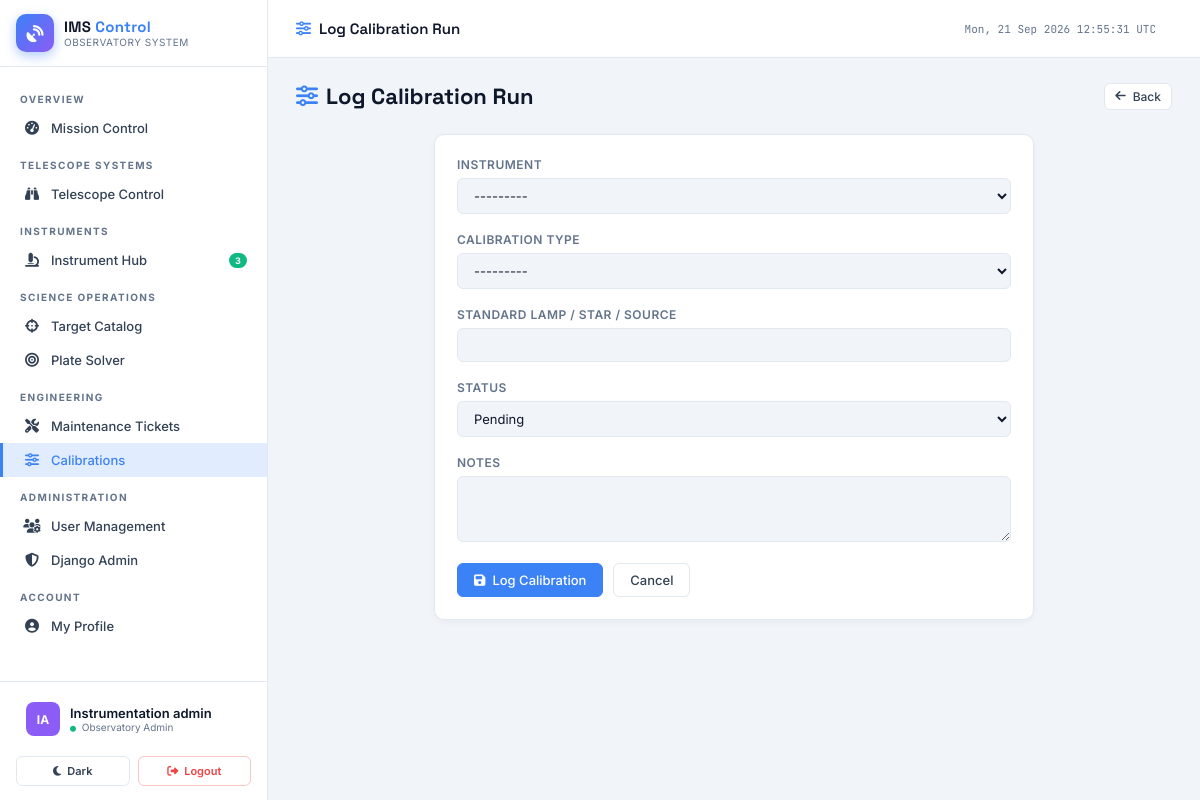
/maintenance/calibrations/create/ (signed in), run on the app's committed database.
### accounts/models.py (models this page shows, shortened)
class User(AbstractUser):
    ROLE_ADMIN = 'admin'
    ROLE_ENGINEER = 'engineer'
    ROLE_OBSERVER = 'observer'
    ROLE_CHOICES = [
        (ROLE_ADMIN, 'Observatory Admin'),
        (ROLE_ENGINEER, 'Instrument Engineer'),
        (ROLE_OBSERVER, 'Astronomical Observer'),
    ]
    DEPARTMENT_CHOICES = [
        ('optics', 'Optics & Instrumentation'),
        ('electronics', 'Control Electronics'),
        ('software', 'Software & Telemetry'),
        ('astronomy', 'Observational Astronomy'),
        ('operations', 'Site Operations'),
    ]
    role = models.CharField(
        max_length=20, choices=ROLE_CHOICES, default=ROLE_OBSERVER,
        help_text="Primary functional role in the observatory system."
    )
    department = models.CharField(
        max_length=30, choices=DEPARTMENT_CHOICES, default='astronomy'
    )
    designation = models.CharField(max_length=100, blank=True, help_text="Job title or academic rank.")
    phone = models.CharField(max_length=20, blank=True)
    avatar_color = models.CharField(max_length=7, default="#4f8ef7")
    theme_preference = models.CharField(
        max_length=10,
        choices=[('dark', 'Dark Observatory Theme'), ('light', 'Light Theme')],
        default='dark'
    )
    assigned_telescopes = models.ManyToManyField(
        'telescopes.Telescope',
        blank=True,
        related_name='assigned_observers',
        help_text="Telescopes this observer is authorized to view and control."
    )
    created_at = models.DateTimeField(auto_now_add=True)
    updated_at = models.DateTimeField(auto_now=True)
    class Meta:
        verbose_name = "User"
        verbose_name_plural = "Users"
        ordering = ["username"]
    @property
    def is_admin(self):
        return self.role == self.ROLE_ADMIN or self.is_superuser
    @property
    def display_name(self):
        return self.get_full_name() or self.username
    @property
    def initials(self):
        name = self.get_full_name()
        if name:
            parts = name.split()
            return "".join(p[0].upper() for p in parts[:2])
        return self.username[:2].upper()

### maintenance/views.py (the view)
# urls.py: path('calibrations/create/', views.calibration_create_view, name='calibration_create'),
@login_required
@engineer_required
def calibration_create_view(request):
    if request.method == 'POST':
        form = CalibrationLogForm(request.POST)
        if form.is_valid():
            cal = form.save(commit=False)
            cal.engineer = request.user
            cal.save()
            messages.success(request, f"Calibration run '{cal.get_calibration_type_display()}' logged for {cal.instrument.code}.")
            return redirect('maintenance:calibration_list')
    else:
        form = CalibrationLogForm()
    return render(request, 'maintenance/calibration_form.html', {'form': form, 'action': 'Log Calibration Run'})

### maintenance/forms.py
class CalibrationLogForm(forms.ModelForm):
    class Meta:
        model = CalibrationLog
        fields = ['instrument', 'calibration_type', 'standard_lamp_or_target', 'status', 'notes']
        widgets = {
            'instrument': forms.Select(attrs={'class': 'form-select'}),
            'calibration_type': forms.Select(attrs={'class': 'form-select'}),
            'standard_lamp_or_target': forms.TextInput(attrs={'class': 'form-control'}),
            'status': forms.Select(attrs={'class': 'form-select'}),
            'notes': forms.Textarea(attrs={'class': 'form-control', 'rows': 3}),
        }

### core/context_processors.py (called while the page is built)
def observatory_context(request):
    context = {}
    if request.user.is_authenticated:
        context['total_telescopes'] = Telescope.objects.count()
        context['online_telescopes'] = Telescope.objects.filter(status='online').count()
        context['total_instruments'] = Instrument.objects.count()
        context['online_instruments'] = Instrument.objects.filter(status='online').count()
        context['open_tickets'] = MaintenanceTicket.objects.filter(status='open').count()
        context['critical_tickets'] = MaintenanceTicket.objects.filter(status='open', severity='critical').count()
    return context

### instruments/models.py (called while the page is built)
    def __str__(self):
        return f"{self.code} - {self.name} [{self.get_status_display()}]"

### templates/maintenance/calibration_form.html (shortened to what this page needs)
{% extends 'base.html' %}
{% block nav_calibrations %}active{% endblock %}
{% block topbar_title %}<i class="fas fa-sliders" style="color:var(--accent);margin-right:8px;"></i>{{ action }}{% endblock %}
{% block content %}
<div class="page-header">
    <div><h1 class="page-title"><i class="fas fa-sliders"></i>{{ action }}</h1></div>
    <a href="{% url 'maintenance:calibration_list' %}" class="btn btn-secondary btn-sm"><i class="fas fa-arrow-left"></i> Back</a>
</div>
<div class="card" style="max-width:600px;margin:0 auto;">
    <form method="post">
        <div class="form-group"><label class="form-label">Instrument</label>{{ form.instrument }}</div>
        <div class="form-group"><label class="form-label">Calibration Type</label>{{ form.calibration_type }}</div>
        <div class="form-group"><label class="form-label">Standard Lamp / Star / Source</label>{{ form.standard_lamp_or_target }}</div>
        <div class="form-group"><label class="form-label">Status</label>{{ form.status }}</div>
        <div class="form-group"><label class="form-label">Notes</label>{{ form.notes }}</div>
        <div style="display:flex;gap:10px;margin-top:8px;">
            <button type="submit" class="btn btn-primary"><i class="fas fa-save"></i> Log Calibration</button>
            <a href="{% url 'maintenance:calibration_list' %}" class="btn btn-secondary">Cancel</a>
        </div>
    </form>
</div>
{% endblock %}

### templates/base.html (shortened to what this page needs)
<!DOCTYPE html>
<html lang="en" data-theme="{% if user.is_authenticated %}{{ user.theme_preference|default:'dark' }}{% else %}dark{% endif %}">
<head>
    {% load static %}
    <link rel="stylesheet" href="https://cdnjs.cloudflare.com/ajax/libs/font-awesome/6.5.0/css/all.min.css">
</head>
<body>
<nav class="sidebar">
    <div class="sidebar-logo">
        <a href="{% url 'core:dashboard' %}" class="logo-mark">
            <div class="logo-icon"><i class="fas fa-satellite-dish"></i></div>
            <div class="logo-text-block">
                <div class="logo-title">IMS <span>Control</span></div>
                <div class="logo-sub">Observatory System</div>
            </div>
        </a>
    </div>
    <nav class="sidebar-nav">
        <div class="nav-section-label">Overview</div>
        <a href="{% url 'core:dashboard' %}" class="nav-item {% block nav_dashboard %}{% endblock %}">
            <i class="fas fa-gauge-high"></i> Mission Control
        </a>
        <div class="nav-section-label">Telescope Systems</div>
        <a href="{% url 'telescopes:telescope_list' %}" class="nav-item {% block nav_telescopes %}{% endblock %}">
            <i class="fas fa-binoculars"></i> Telescope Control
        </a>
        <div class="nav-section-label">Instruments</div>
        <a href="{% url 'instruments:instrument_list' %}" class="nav-item {% block nav_instruments %}{% endblock %}">
            <i class="fas fa-microscope"></i> Instrument Hub
            {% if online_instruments %}<span class="nav-badge green">{{ online_instruments }}</span>{% endif %}
        </a>
        <div class="nav-section-label">Science Operations</div>
        <a href="{% url 'observations:target_list' %}" class="nav-item {% block nav_targets %}{% endblock %}">
            <i class="fas fa-crosshairs"></i> Target Catalog
        </a>
        <a href="{% url 'platesolver:index' %}" class="nav-item {% block nav_platesolver %}{% endblock %}">
            <i class="fas fa-bullseye"></i> Plate Solver
        </a>
        <div class="nav-section-label">Engineering</div>
        <a href="{% url 'maintenance:ticket_list' %}" class="nav-item {% block nav_tickets %}{% endblock %}">
            <i class="fas fa-screwdriver-wrench"></i> Maintenance Tickets
        </a>
        <a href="{% url 'maintenance:calibration_list' %}" class="nav-item {% block nav_calibrations %}{% endblock %}">
            <i class="fas fa-sliders"></i> Calibrations
        </a>
        {% if user.is_admin %}
        <div class="nav-section-label">Administration</div>
        <a href="{% url 'accounts:user_list' %}" class="nav-item {% block nav_users %}{% endblock %}">
            <i class="fas fa-users-cog"></i> User Management
        </a>
        <a href="/admin/" class="nav-item" target="_blank">
            <i class="fas fa-shield-halved"></i> Django Admin
        </a>
        {% endif %}
        <div class="nav-section-label">Account</div>
        <a href="{% url 'accounts:profile' %}" class="nav-item {% block nav_profile %}{% endblock %}">
            <i class="fas fa-circle-user"></i> My Profile
        </a>
    </nav>
    <div class="sidebar-user">
        <div class="user-card">
            <div class="user-avatar" style="background: {{ user.avatar_color|default:'#3b82f6' }}">
                {{ user.initials }}
            </div>
            <div style="flex:1; min-width:0;">
                <div class="user-name">{{ user.display_name }}</div>
                <div class="user-role-badge">
                    <i class="fas fa-circle" style="font-size:6px; color:var(--green); margin-right:3px;"></i>
                    {{ user.get_role_display }}
                </div>
            </div>
        </div>
    </div>
    <div class="sidebar-actions">
        <a href="{% url 'accounts:toggle_theme' %}" class="btn-sidebar-action btn-theme" title="Toggle Theme">
            <i class="fas {% if user.theme_preference == 'dark' %}fa-sun{% else %}fa-moon{% endif %}"></i>
            <span>{% if user.theme_preference == 'dark' %}Light{% else %}Dark{% endif %}</span>
        </a>
        <a href="{% url 'accounts:logout' %}" class="btn-sidebar-action btn-logout">
            <i class="fas fa-right-from-bracket"></i>
            <span>Logout</span>
        </a>
    </div>
</nav>
<div class="main-content">
    <header class="topbar">
        <div class="topbar-title">{% block topbar_title %}Instrument Management System{% endblock %}</div>
        <div class="topbar-meta" id="live-clock">Loading…</div>
    </header>
    <main class="page-body">
        {% block content %}{% endblock %}
    </main>
</div>
</body>
</html>

### data on the page
User: initials "IA", display_name "Instrumentation admin", role "Observatory Admin"

### other printed values
{{ online_instruments }} "3"
{{ action }} "Log Calibration Run"
